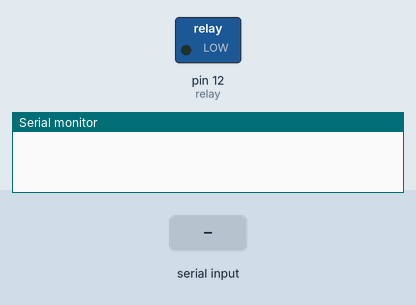
This sketch was run on a simulated Arduino Uno, built with avr-gcc and run on an emulated ATmega328P. On the bench: switched loads named in the sketch (green lamp = pin HIGH), the last lines printed to the serial monitor. Inputs (shaded band) come from the test bench.

Above: at 1.2 s.
1.3 s: "n" received over the second serial link
At 2.5 s:
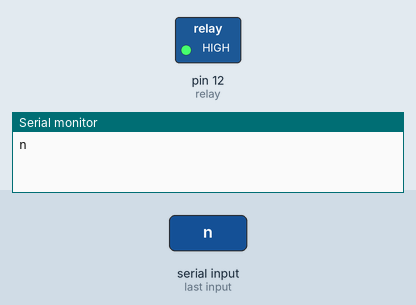
2.8 s: "f" received over the second serial link
At 3.8 s:
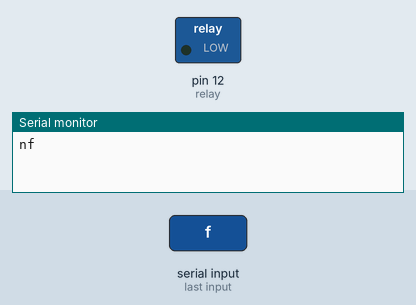
Timing chart, 0 to 5.8 s (numbered marks = the images above; inputs shaded):
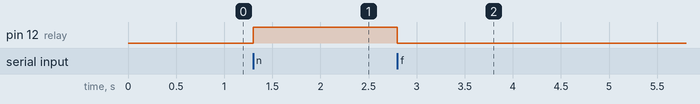

Measured:
- after the input at 1.3 s, pin 12 (relay): LOW → HIGH at once
- after the input at 2.8 s, pin 12 (relay): HIGH → LOW at once

The sketch:

relay.ino
```cpp
#include <SoftwareSerial.h>

int relay = 12;
int bluetoothTx = 3;  // TX-O pin of bluetooth mate, Arduino D2
int bluetoothRx = 2;  // RX-I pin of bluetooth mate, Arduino D3

SoftwareSerial bluetooth(bluetoothTx, bluetoothRx);

void setup() {
  Serial.begin(9600
  );
  bluetooth.begin(9600);  // Start bluetooth serial at 9600
  pinMode(relay, OUTPUT);
}

void loop() {
  char incomingByte;
  if (bluetooth.available()) {
    incomingByte = (char)bluetooth.read();

    Serial.print(incomingByte);
    if (incomingByte == 'n') {
      digitalWrite(relay, HIGH);
    }
    else if (incomingByte == 'f') {
      digitalWrite(relay, LOW);
    }
  }

  if (Serial.available()) {
    bluetooth.print((char)Serial.read());
  }
}
```
